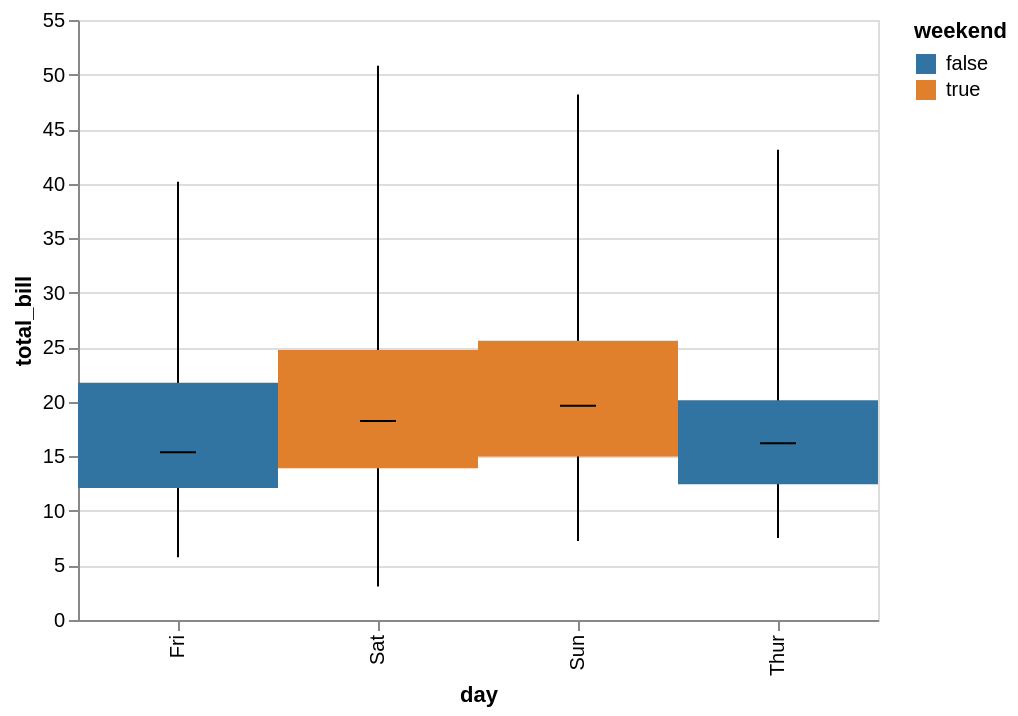

The Vega-Lite source for this figure:
### Vega-Lite specification from a JSON file in a GitHub repository (floating-point values rounded to 4 significant figures; data arrays with more than 128 entries replaced by an {"elided": "..."} marker saying what was removed)
{"$schema": "https://vega.github.io/schema/vega-lite/v5.json", "config": {"range": {"category": ["rgba(49,115,161,1)", "rgba(224,128,44,1)", "rgba(58,145,58,1)", "rgba(192,60,61,1)", "rgba(147,113,178,1)", "rgba(131,91,83,1)", "rgba(213,132,188,1)", "rgba(127,127,127,1)", "rgba(168,169,53,1)", "rgba(45,171,184,1)"]}, "view": {"height": 300, "width": 400}}, "data": {"values": {"elided": "244 records"}}, "layer": [{"encoding": {"x": {"field": "day", "type": "nominal"}, "y": {"aggregate": "min", "field": "total_bill", "type": "quantitative"}, "y2": {"aggregate": "max", "field": "total_bill", "type": "quantitative"}}, "mark": "rule"}, {"encoding": {"color": {"field": "weekend", "type": "nominal"}, "x": {"field": "day", "type": "nominal"}, "y": {"aggregate": "q1", "axis": {"title": "total_bill"}, "field": "total_bill", "type": "quantitative"}, "y2": {"aggregate": "q3", "field": "total_bill", "type": "quantitative"}}, "mark": "bar"}, {"encoding": {"x": {"field": "day", "type": "nominal"}, "y": {"aggregate": "median", "field": "total_bill", "type": "quantitative"}}, "mark": {"color": "black", "size": 18, "type": "tick"}}]}
